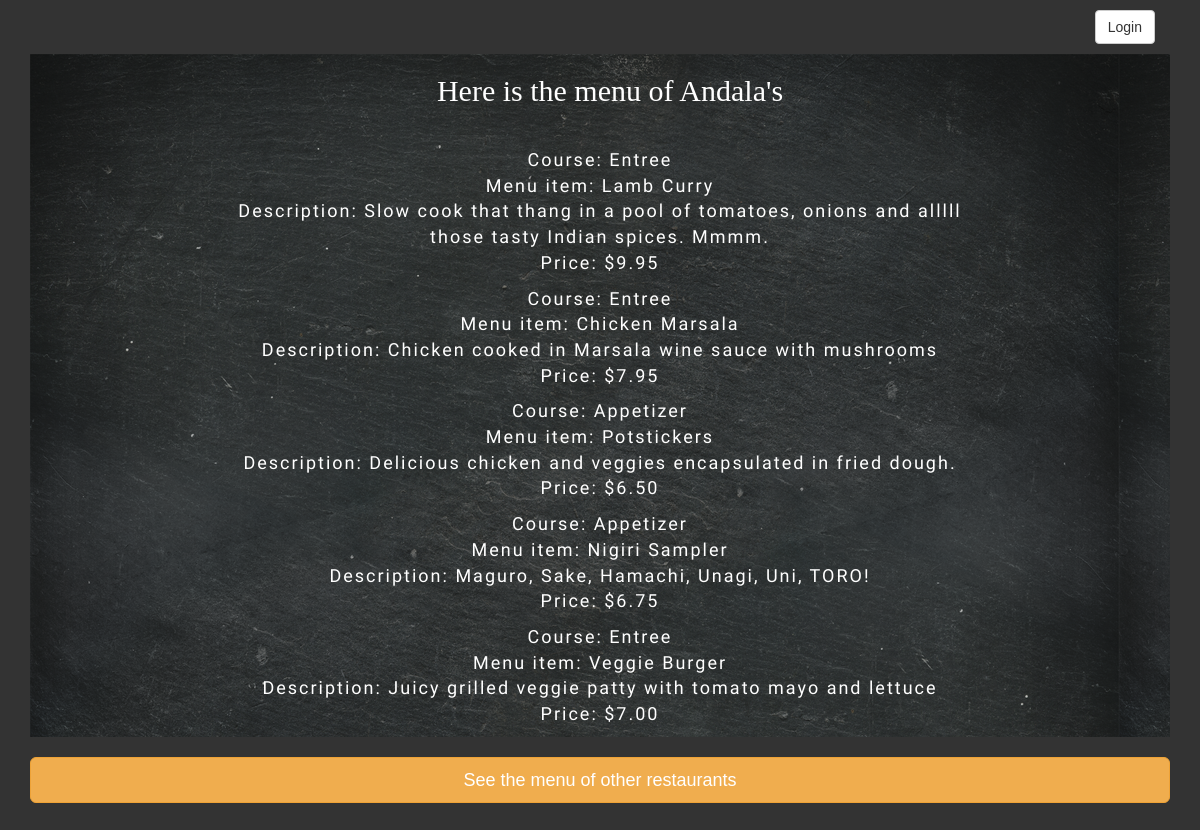
Before: /restos/6/menu with the older database file.
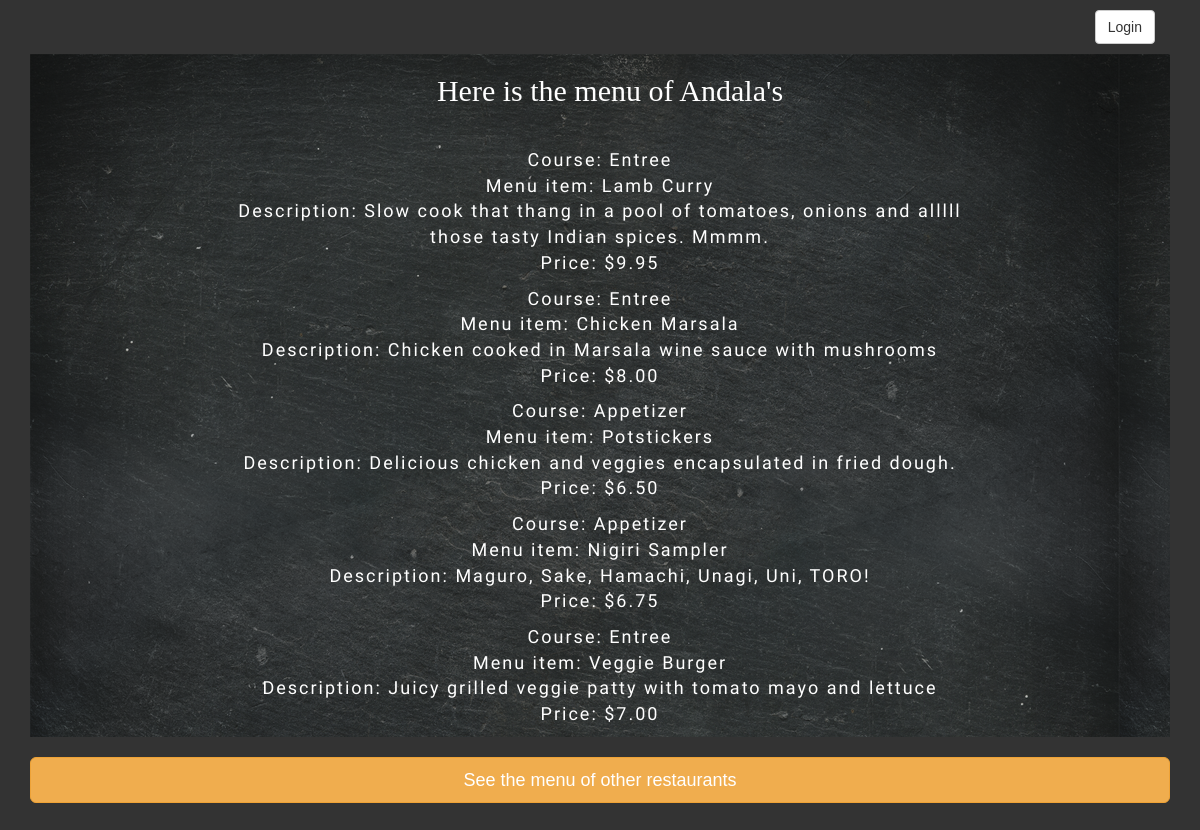
After: the same page with the newer database file.
### database_setup_fn.py (models this page shows, shortened)
class MenuItem(Base):
    __tablename__ = 'menu_item'
    name = Column(String(80), nullable=False)
    id = Column(Integer, primary_key=True)
    description = Column(String(250))
    price = Column(String(8))
    course = Column(String(250))
    restaurant_id = Column(Integer, ForeignKey('restaurant.id'))
    restaurant = relationship(Restaurant)
    user_id = Column(Integer, ForeignKey('user.id'))
    user = relationship(User)

### finalproject.py (the view, shortened to what this page needs)
@app.route('/restos/<int:resto_ID>', methods=['GET', 'POST'])
@app.route('/restos/<int:resto_ID>/menu')
def restoMenu(resto_ID):
    resto = session.query(Restaurant).filter_by(id=resto_ID).one()
    menu = session.query(MenuItem).filter_by(restaurant_id=resto_ID).all()
    name_resto = resto.name
    if 'username' not in login_session:
        return render_template(
            'public_resto_menu.html',
            resto_identif=resto_ID,
            menu=menu,
            name_resto=name_resto
        )

### templates/public_resto_menu.html (shortened to what this page needs)
<!DOCTYPE html>
<html>
<head>
    <link rel="stylesheet" type="text/css" href="/static/bootstrap-3.3.7-dist/css/bootstrap.min.css">
    <link rel="stylesheet" type="text/css" href="/static/bootstrap-3.3.7-dist/css/custom.css">
    <link rel="stylesheet" type="text/css" href="/static/css/styles.css">
</head>
<body>
    <div class="container">
        <div class="col-md-12" style="text-align:right;">
                {% if not session['username'] %}
                <a style='margin: 10px 0 10px 0' href='/login' role ='button' class ='btn btn-default'>Login</a>
                {% else %}
                <span style="font-size:20px; color: white;">Welcome, {{ session['username'].split(' ')[0] }} &nbsp; </span><a style='margin: 10px 0 16px 0' href='/disconnect' role ='button' class ='btn btn-default'>Logout</a>
                {% endif %}
            </div>
        <div class="col-md-12" align="center" style="background-image: url('/static/bootstrap-3.3.7-dist/images/Vintage Slate Blackboard-300dpi.png')">
            <h1 style="width:100%; color:white; padding:20px 0 0px 20px;">Here is the menu of {{name_resto}}</h1>
            <div id="menu-content">
            {% for x in menu %}
                <p>
                <span class="menu">Course: {{x.course}}</span><br>
                <span class="menu">Menu item: {{x.name}}</span><br>
                <span class="menu">Description: {{x.description}}</span><br>
                <span class="menu">Price: {{x.price}}</span><br>
                </p>
                {% endfor %}
            </div>
        </div>
        <div class="row">
            <div class="col-md-12" id="bottom" style="padding-top:20px; text-align:right;">
                <a role="button" class="btn btn-warning btn-block btn-lg" href="{{url_for('showallrestaurants')}}">See the menu of other restaurants</a>
            </div>
        </div>
    </div>
</body>
</html>

Changed rows visible on the page:
changed MenuItem "Chicken Marsala": price "$7.95" → "$8.00"
